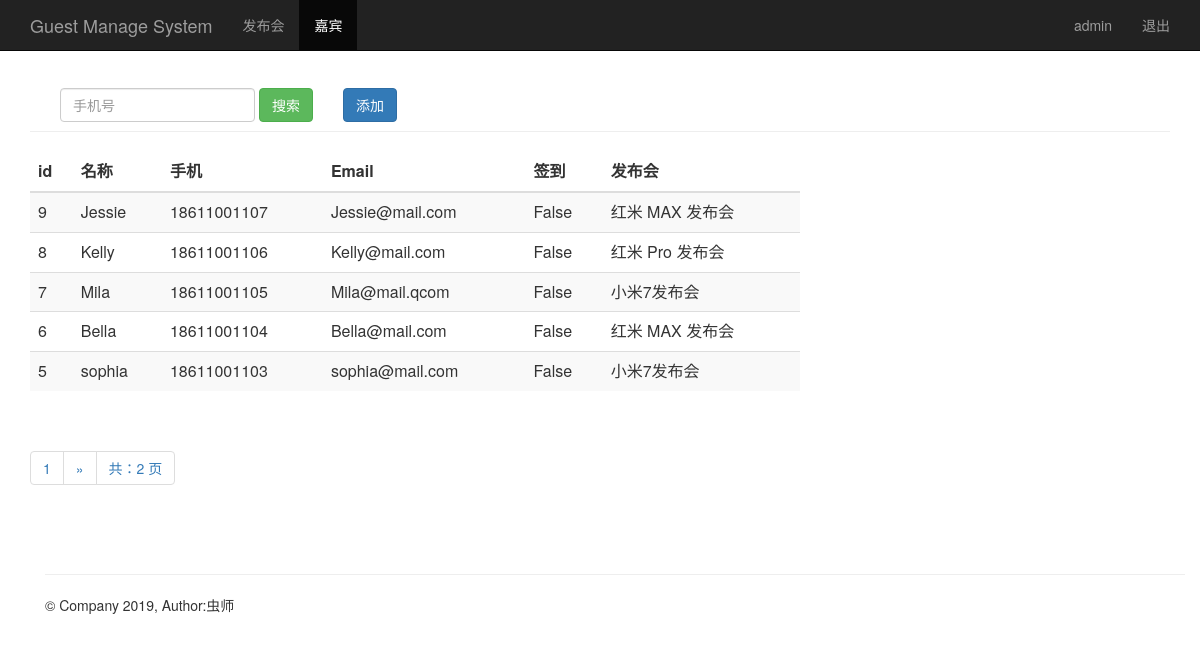
The page /search_phone/ (signed in) on the database as committed earlier.
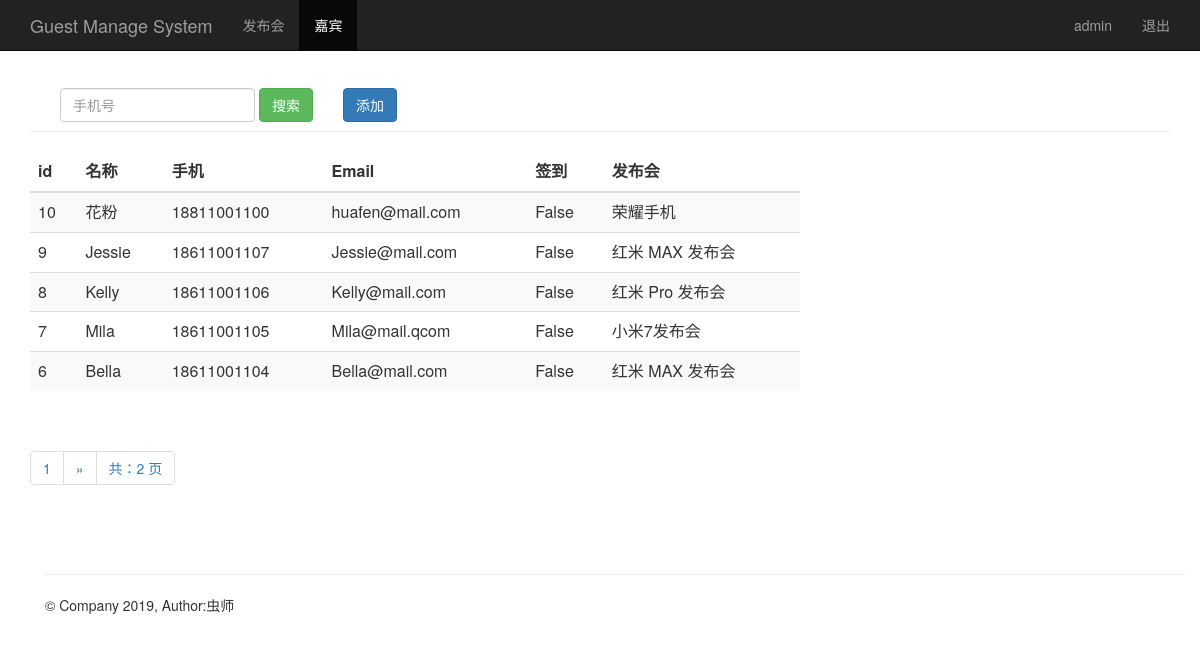
The same page on the database as committed later.
### sign/models/guest.py (models this page shows, shortened)
class Guest(models.Model):
    event = models.ForeignKey(Event, on_delete=models.CASCADE)  # 关联发布会id
    realname = models.CharField(max_length=64)  # 姓名
    phone = models.CharField(max_length=16)     # 手机号
    email = models.EmailField()                 # 邮箱
    sign = models.BooleanField()                # 签到状态
    create_time = models.DateTimeField(auto_now=True)  # 创建时间（自动获取当前时间）
    class Meta:
        unique_together = ('phone', 'event')
        ordering = ['-id']

### sign/models/event.py (models this page shows)
class Event(models.Model):
    name = models.CharField(max_length=100)            # 发布会标题
    limit = models.IntegerField()                      # 限制人数
    status = models.BooleanField()                     # 状态
    address = models.CharField(max_length=200)         # 地址
    start_time = models.DateTimeField('events time')   # 发布会时间
    create_time = models.DateTimeField(auto_now=True)  # 创建时间（自动获取当前时间）
    def __str__(self):
        return self.name

### sign/views/views.py (the view)
# urls.py: path('search_phone/', views.search_phone),
@login_required
def search_phone(request):
    username = request.session.get('user', '')
    search_phone = request.GET.get("phone", "")
    guests = Guest.objects.filter(phone__contains=search_phone)
    if len(guests) == 0:
        return render(request, "guest_manage.html", {"user": username,
                                                     "hint": "根据输入的 `手机号码` 查询结果为空！"})
    paginator = Paginator(guests, 5)  # 少于5条数据不够分页会产生警告
    page = request.GET.get('page')
    try:
        contacts = paginator.page(page)
    except PageNotAnInteger:
        contacts = paginator.page(1)
    except EmptyPage:
        contacts = paginator.page(paginator.num_pages)
    return render(request, "guest_manage.html", {"user": username,
                                                 "guests": contacts,
                                                 "phone": search_phone})

### sign/templates/guest_manage.html (shortened to what this page needs)
{% extends "base.html" %}
{% block content %}
      <nav class="navbar navbar-inverse navbar-fixed-top">
        <div class="container">
          <div class="navbar-header">
            <a class="navbar-brand" href="/guest_manage/">Guest Manage System</a>
          </div>
          <div id="navbar" class="collapse navbar-collapse">
            <ul class="nav navbar-nav">
              <li><a href="/event_manage/">发布会</a></li>
              <li class="active"><a href="#about">嘉宾</a></li>
            </ul>
            <ul class="nav navbar-nav navbar-right">
             <li><a href="#">{{user}}</a></li>
             <li><a href="/logout/">退出</a></li>
           </ul>
          </div>
        </div>
      </nav>
      <div class="container theme-showcase" role="main">
        <div class="page-header" style="margin-top: 80px;">
          <div id="navbar" class="navbar-collapse collapse" style="float:left;">
            <form class="navbar-form" method="get" action="/search_phone/">
              <div class="form-group">
                <input name="phone" type="text" placeholder="手机号" class="form-control">
              </div>
              <button type="submit" class="btn btn-success">搜索</button>
            </form>
          </div>
          <div "float:right;">
            <button type="submit" class="btn btn-primary" onclick="window.location.href='/add_guest/'" style="margin-top: 8px;">添加</button>
          </div>
        </div>
        <div class="row">
          <div class="col-md-6" style="width: 800px;">
            <table class="table table-striped">
              <thead>
                <tr>
                  <th>id</th>
                  <th>名称</th>
                  <th>手机</th>
                  <th>Email</th>
                  <th>签到</th>
                  <th>发布会</th>
                </tr>
              </thead>
              <tbody>
                {% for guest in guests %}
                  <tr>
                    <td>{{ guest.id }}</td>
                    <td>{{ guest.realname }}</td>
                    <td>{{ guest.phone }}</td>
                    <td>{{ guest.email }}</td>
                    <td>{{ guest.sign }}</td>
                    <td>{{ guest.event }}</td>
                  </tr>
               {% endfor %}
              </tbody>
            </table>
          </div>
        </div>
      <div class="pagination">
        <span class="step-links">
          <ul class="pagination">
             <li><a href="#">{{ guests.number }}</a></li>
            {% if guests.has_next %}
              {% if phone %}
                <li><a href="?phone={{ phone }}&page={{ guests.next_page_number }}">&raquo;</a></li>
              {% else %}
               <li><a href="?page={{ guests.next_page_number }}">&raquo;</a></li>
              {% endif %}
            {% endif %}
            <li><a href="#">共：{{ guests.paginator.num_pages }} 页</a></li>
          </ul>
        </span>
      </div>
{% endblock %}

Rows that differ between the two databases and show on the page:
no longer on this page (row unchanged): Guest: id "5", realname "sophia", phone "18611001103", email "sophia@mail.com", sign "False", event "小米7发布会"
added Guest: id "10", realname "花粉", phone "18811001100", email "huafen@mail.com", sign "False", event "荣耀手机"
